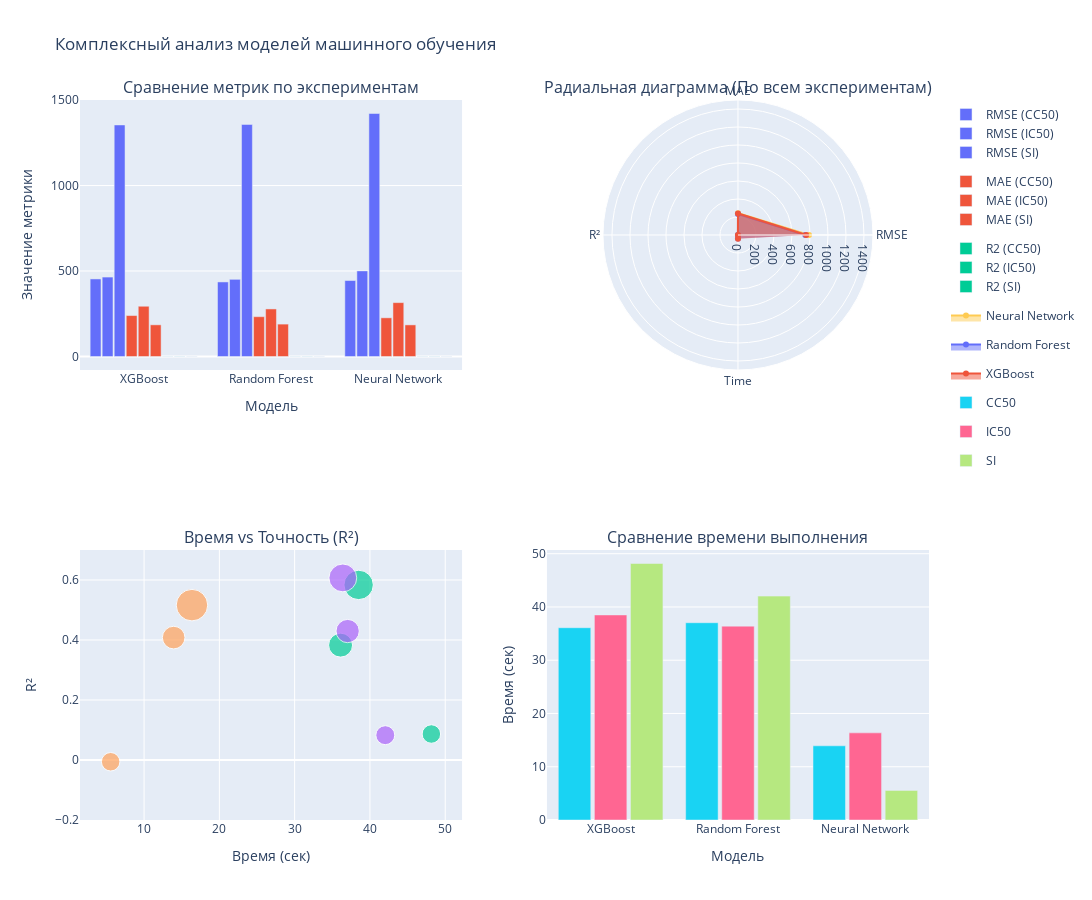

Notebook cell for this chart:
### Code cell
import plotly.graph_objects as go
from plotly.subplots import make_subplots
import pandas as pd

data = [
    {'Model': 'XGBoost', 'RMSE': 453.6970170345226, 'R2': 0.38289524210601866, 
     'MAE': 239.59144403129596, 'Time (sec)': 36.1, 'Experiment': 'CC50'},
    {'Model': 'Random Forest', 'RMSE': 436.11637588125706, 'R2': 0.4297939302469558, 
     'MAE': 232.8684192239013, 'Time (sec)': 37.04, 'Experiment': 'CC50'},
    {'Model': 'Neural Network', 'RMSE': 444.35585600050246, 'R2': 0.40804476859885574, 
     'MAE': 226.32868484640161, 'Time (sec)': 13.93, 'Experiment': 'CC50'},
    
    {'Model': 'XGBoost', 'RMSE': 464.625965390857, 'R2': 0.5836103432048649, 
     'MAE': 293.9290645038305, 'Time (sec)': 38.5, 'Experiment': 'IC50'},
    {'Model': 'Random Forest', 'RMSE': 451.4122933858691, 'R2': 0.6069572911500704, 
     'MAE': 278.1825514417777, 'Time (sec)': 36.4, 'Experiment': 'IC50'},
    {'Model': 'Neural Network', 'RMSE': 500.8051765036426, 'R2': 0.5162392838021651, 
     'MAE': 315.15490719920564, 'Time (sec)': 16.36, 'Experiment': 'IC50'},
    
    {'Model': 'XGBoost', 'RMSE': 1354.477735415758, 'R2': 0.0866588120110402, 
     'MAE': 185.27528527951281, 'Time (sec)': 48.16, 'Experiment': 'SI'},
    {'Model': 'Random Forest', 'RMSE': 1357.3601204029133, 'R2': 0.08276741977672442, 
     'MAE': 189.53613747755819, 'Time (sec)': 42.04, 'Experiment': 'SI'},
    {'Model': 'Neural Network', 'RMSE': 1421.3971370178479, 'R2': -0.005819785806299382, 
     'MAE': 184.91516004662247, 'Time (sec)': 5.56, 'Experiment': 'SI'}
]

df = pd.DataFrame(data)

# Создаем комплексную панель графиков
fig = make_subplots(
    rows=2, cols=2,
    specs=[[{"type": "xy"}, {"type": "polar"}],
           [{"type": "xy"}, {"type": "xy"}]],
    subplot_titles=("Сравнение метрик по экспериментам", 
                   "Радиальная диаграмма (По всем экспериментам)",
                   "Время vs Точность (R²)",
                   "Сравнение времени выполнения")
)

# 1. Барплот метрик
metrics = ['RMSE', 'MAE', 'R2']
for i, metric in enumerate(metrics):
    for exp in df['Experiment'].unique():
        exp_data = df[df['Experiment'] == exp]
        fig.add_trace(
            go.Bar(
                x=exp_data['Model'],
                y=exp_data[metric],
                name=f"{metric} ({exp})",
                legendgroup=metric,
                marker_color=px.colors.qualitative.Plotly[i],
                showlegend=True
            ),
            row=1, col=1
        )

# 2. Радиальная диаграмма с усредненными значениями по всем экспериментам
avg_metrics = df.groupby('Model').mean(numeric_only=True).reset_index()

for model in avg_metrics['Model'].unique():
    model_data = avg_metrics[avg_metrics['Model'] == model].iloc[0]
    fig.add_trace(
        go.Scatterpolar(
            r=[model_data['RMSE'], model_data['MAE'], model_data['R2'], model_data['Time (sec)']],
            theta=['RMSE', 'MAE', 'R²', 'Time'],
            fill='toself',
            name=model,
            subplot="polar"
        ),
        row=1, col=2
    )


# 3. Scatter plot время vs точность
for model in df['Model'].unique():
    model_data = df[df['Model'] == model]
    fig.add_trace(
        go.Scatter(
            x=model_data['Time (sec)'],
            y=model_data['R2'],
            mode='markers',
            marker_size=model_data['MAE']/10,
            name=model,
            text=model_data['Experiment'],
            hovertemplate="<b>%{text}</b><br>Time: %{x}s<br>R²: %{y}<br>MAE: %{marker.size:.1f}",
            showlegend=False
        ),
        row=2, col=1
    )

# 4. Время выполнения
for exp in df['Experiment'].unique():
    exp_data = df[df['Experiment'] == exp]
    fig.add_trace(
        go.Bar(
            x=exp_data['Model'],
            y=exp_data['Time (sec)'],
            name=exp,
            showlegend=True
        ),
        row=2, col=2
    )

# Настройка макета
fig.update_layout(
    height=900,
    width=1200,
    title_text="Комплексный анализ моделей машинного обучения",
    polar=dict(
        radialaxis=dict(
            visible=True,
            range=[0, 1500]
        )
    ),
    bargap=0.15,
    bargroupgap=0.1
)

# Индивидуальные масштабы осей
fig.update_yaxes(title_text="Значение метрики", row=1, col=1)
fig.update_yaxes(title_text="R²", range=[-0.2, 0.7], row=2, col=1)
fig.update_xaxes(title_text="Модель", row=1, col=1)
fig.update_xaxes(title_text="Время (сек)", row=2, col=1)
fig.update_xaxes(title_text="Модель", row=2, col=2)
fig.update_yaxes(title_text="Время (сек)", row=2, col=2)

fig.show()

### Figure 1 — Plotly figure (JSON) as saved in the notebook; plotly's stock layout.template omitted (floating-point values rounded to 4 significant figures)
{"data": [{"legendgroup": "RMSE", "marker": {"color": "#636EFA"}, "name": "RMSE (CC50)", "showlegend": true, "type": "bar", "x": ["XGBoost", "Random Forest", "Neural Network"], "xaxis": "x", "y": [453.7, 436.1, 444.4], "yaxis": "y"}, {"legendgroup": "RMSE", "marker": {"color": "#636EFA"}, "name": "RMSE (IC50)", "showlegend": true, "type": "bar", "x": ["XGBoost", "Random Forest", "Neural Network"], "xaxis": "x", "y": [464.6, 451.4, 500.8], "yaxis": "y"}, {"legendgroup": "RMSE", "marker": {"color": "#636EFA"}, "name": "RMSE (SI)", "showlegend": true, "type": "bar", "x": ["XGBoost", "Random Forest", "Neural Network"], "xaxis": "x", "y": [1354.0, 1357.0, 1421.0], "yaxis": "y"}, {"legendgroup": "MAE", "marker": {"color": "#EF553B"}, "name": "MAE (CC50)", "showlegend": true, "type": "bar", "x": ["XGBoost", "Random Forest", "Neural Network"], "xaxis": "x", "y": [239.6, 232.9, 226.3], "yaxis": "y"}, {"legendgroup": "MAE", "marker": {"color": "#EF553B"}, "name": "MAE (IC50)", "showlegend": true, "type": "bar", "x": ["XGBoost", "Random Forest", "Neural Network"], "xaxis": "x", "y": [293.9, 278.2, 315.2], "yaxis": "y"}, {"legendgroup": "MAE", "marker": {"color": "#EF553B"}, "name": "MAE (SI)", "showlegend": true, "type": "bar", "x": ["XGBoost", "Random Forest", "Neural Network"], "xaxis": "x", "y": [185.3, 189.5, 184.9], "yaxis": "y"}, {"legendgroup": "R2", "marker": {"color": "#00CC96"}, "name": "R2 (CC50)", "showlegend": true, "type": "bar", "x": ["XGBoost", "Random Forest", "Neural Network"], "xaxis": "x", "y": [0.3829, 0.4298, 0.408], "yaxis": "y"}, {"legendgroup": "R2", "marker": {"color": "#00CC96"}, "name": "R2 (IC50)", "showlegend": true, "type": "bar", "x": ["XGBoost", "Random Forest", "Neural Network"], "xaxis": "x", "y": [0.5836, 0.607, 0.5162], "yaxis": "y"}, {"legendgroup": "R2", "marker": {"color": "#00CC96"}, "name": "R2 (SI)", "showlegend": true, "type": "bar", "x": ["XGBoost", "Random Forest", "Neural Network"], "xaxis": "x", "y": [0.08666, 0.08277, -0.00582], "yaxis": "y"}, {"fill": "toself", "name": "Neural Network", "r": [788.9, 242.1, 0.3062, 11.95], "subplot": "polar", "theta": ["RMSE", "MAE", "R²", "Time"], "type": "scatterpolar"}, {"fill": "toself", "name": "Random Forest", "r": [748.3, 233.5, 0.3732, 38.49], "subplot": "polar", "theta": ["RMSE", "MAE", "R²", "Time"], "type": "scatterpolar"}, {"fill": "toself", "name": "XGBoost", "r": [757.6, 239.6, 0.3511, 40.92], "subplot": "polar", "theta": ["RMSE", "MAE", "R²", "Time"], "type": "scatterpolar"}, {"hovertemplate": "<b>%{text}</b><br>Time: %{x}s<br>R²: %{y}<br>MAE: %{marker.size:.1f}", "marker": {"size": [23.96, 29.39, 18.53]}, "mode": "markers", "name": "XGBoost", "showlegend": false, "text": ["CC50", "IC50", "SI"], "type": "scatter", "x": [36.1, 38.5, 48.16], "xaxis": "x2", "y": [0.3829, 0.5836, 0.08666], "yaxis": "y2"}, {"hovertemplate": "<b>%{text}</b><br>Time: %{x}s<br>R²: %{y}<br>MAE: %{marker.size:.1f}", "marker": {"size": [23.29, 27.82, 18.95]}, "mode": "markers", "name": "Random Forest", "showlegend": false, "text": ["CC50", "IC50", "SI"], "type": "scatter", "x": [37.04, 36.4, 42.04], "xaxis": "x2", "y": [0.4298, 0.607, 0.08277], "yaxis": "y2"}, {"hovertemplate": "<b>%{text}</b><br>Time: %{x}s<br>R²: %{y}<br>MAE: %{marker.size:.1f}", "marker": {"size": [22.63, 31.52, 18.49]}, "mode": "markers", "name": "Neural Network", "showlegend": false, "text": ["CC50", "IC50", "SI"], "type": "scatter", "x": [13.93, 16.36, 5.56], "xaxis": "x2", "y": [0.408, 0.5162, -0.00582], "yaxis": "y2"}, {"name": "CC50", "showlegend": true, "type": "bar", "x": ["XGBoost", "Random Forest", "Neural Network"], "xaxis": "x3", "y": [36.1, 37.04, 13.93], "yaxis": "y3"}, {"name": "IC50", "showlegend": true, "type": "bar", "x": ["XGBoost", "Random Forest", "Neural Network"], "xaxis": "x3", "y": [38.5, 36.4, 16.36], "yaxis": "y3"}, {"name": "SI", "showlegend": true, "type": "bar", "x": ["XGBoost", "Random Forest", "Neural Network"], "xaxis": "x3", "y": [48.16, 42.04, 5.56], "yaxis": "y3"}], "layout": {"annotations": [{"font": {"size": 16}, "showarrow": false, "text": "Сравнение метрик по экспериментам", "x": 0.225, "xanchor": "center", "xref": "paper", "y": 1, "yanchor": "bottom", "yref": "paper"}, {"font": {"size": 16}, "showarrow": false, "text": "Радиальная диаграмма (По всем экспериментам)", "x": 0.775, "xanchor": "center", "xref": "paper", "y": 1, "yanchor": "bottom", "yref": "paper"}, {"font": {"size": 16}, "showarrow": false, "text": "Время vs Точность (R²)", "x": 0.225, "xanchor": "center", "xref": "paper", "y": 0.375, "yanchor": "bottom", "yref": "paper"}, {"font": {"size": 16}, "showarrow": false, "text": "Сравнение времени выполнения", "x": 0.775, "xanchor": "center", "xref": "paper", "y": 0.375, "yanchor": "bottom", "yref": "paper"}], "bargap": 0.15, "bargroupgap": 0.1, "height": 900, "polar": {"domain": {"x": [0.55, 1], "y": [0.625, 1]}, "radialaxis": {"range": [0, 1500], "visible": true}}, "title": {"text": "Комплексный анализ моделей машинного обучения"}, "width": 1200, "xaxis": {"anchor": "y", "domain": [0, 0.45], "title": {"text": "Модель"}}, "xaxis2": {"anchor": "y2", "domain": [0, 0.45], "title": {"text": "Время (сек)"}}, "xaxis3": {"anchor": "y3", "domain": [0.55, 1], "title": {"text": "Модель"}}, "yaxis": {"anchor": "x", "domain": [0.625, 1], "title": {"text": "Значение метрики"}}, "yaxis2": {"anchor": "x2", "domain": [0, 0.375], "range": [-0.2, 0.7], "title": {"text": "R²"}}, "yaxis3": {"anchor": "x3", "domain": [0, 0.375], "title": {"text": "Время (сек)"}}}}
